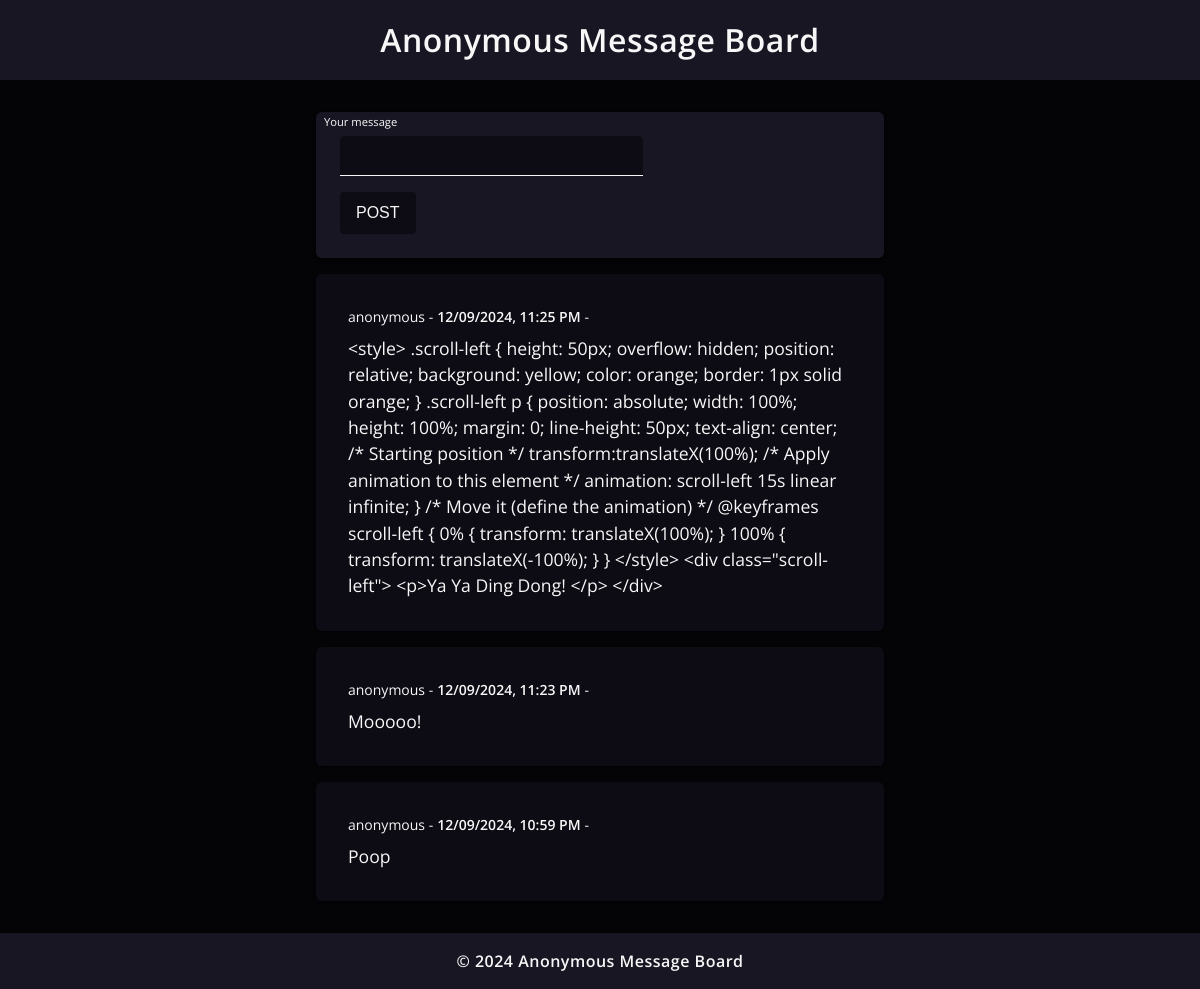
Screenshot of /lightspeed with the database file from the repository.
### tables this page shows
CREATE TABLE comments (
            id INTEGER PRIMARY KEY AUTOINCREMENT,
            room TEXT NOT NULL,
            message TEXT NOT NULL,
            timestamp TEXT NOT NULL
        );

### main.py (the view)
@app.get("/{room}", response_class=HTMLResponse)
async def index(request: Request, room: str, page: int = 1):
    comments, total_pages, current_page = get_comments(room, page)
    return templates.TemplateResponse(
        "index.html",
        {
            "request": request,
            "comments": comments,
            "current_page": current_page,
            "total_pages": total_pages,
            "csrf_token": CSRF_TOKEN,
            "room": room,
        },
    )

### templates/index.html (shortened to what this page needs)
{% extends "base.html" %} {% block content %}
<div class="container">
  <div class="post-form">
    <form
      hx-post="/{{ room }}/post-comment"
      hx-target="#comment-list"
      hx-swap="innerHTML"
    >
      <label for="message-input" class="label">Your message</label>
      <input
        type="text"
        id="message-input"
        name="message"
        class="input"
        required
      />
      <button type="submit">Post</button>
    </form>
  </div>
  <div id="comment-list">{% include "_comments.html" %}</div>
</div>
{% endblock %}

### templates/_comments.html (shortened to what this page needs)
<div class="comments-container">
  {% for comment in comments %}
  <div class="comment-item">
    <div class="comment-header">
      anonymous -
      <time
        class="comment-time"
        datetime="{{ comment.timestamp.isoformat() }}"
        title="UTC time: {{ comment.timestamp.isoformat() }}"
      >
      </time>
      -
    </div>
    <div class="comment-body">{{ comment.message | e }}</div>
  </div>
  {% else %}
  <p>No comments yet. Be the first to post!</p>
  {% endfor %}
</div>

### static/css/styles.css (style rules this page uses)
* { box-sizing: border-box; }
html, body { margin: 0; padding: 0; background: #040406; color: #f7f7f8; font-family: "Open Sans", sans-serif; overflow-x: hidden; }
body { display: flex; flex-direction: column; min-height: 100vh; line-height: 1.5; }
.container { max-width: 600px; width: 100%; margin: 2rem auto; padding: 0 1rem; }
.post-form { display: flex; flex-direction: column; align-items: flex-start; background: #181622; padding: 1.5rem; border-radius: 6px; box-shadow: 0 2px 4px rgba(0, 0, 0, 0.4); position: relative; }
.post-form .input { border: none; width: 100%; background-color: #0d0c14; padding: 0.8rem 0.5rem 0.5rem 0.5rem; border-top-left-radius: 5px; border-top-right-radius: 5px; border-bottom: 1.5px solid #f7f7f8; color: #f7f7f8; font-size: 1rem; transition: background-color 0.3s ease, border-color 0.3s ease; }
.post-form .label { position: absolute; top: 0.1rem; left: 0.5rem; font-size: 0.7rem; color: #f7f7f8; pointer-events: none; transition: all 0.3s ease; }
.post-form button { margin-top: 1rem; padding: 0.75rem 1rem; background: #0d0c14; border: none; border-radius: 4px; color: #f7f7f8; cursor: pointer; font-size: 1rem; font-weight: 500; text-transform: uppercase; transition: background 0.3s, box-shadow 0.3s, color 0.3s; }
.comments-container { margin-top: 1rem; display: flex; flex-direction: column; gap: 1rem; }
.comment-item { background: #0d0c14; padding: 2rem; border-radius: 6px; transition: background 0.3s, transform 0.3s; box-shadow: 0 1px 2px rgba(0, 0, 0, 0.4); }
.comment-header { font-size: 0.875rem; color: #f7f7f8; margin-bottom: 0.5rem; word-break: break-word; display: flex; align-items: center; gap: 0.25rem; }
.comment-header time { font-weight: 600; color: #f7f7f8; }
.comment-body { font-size: 1.1rem; color: #f7f7f8; word-break: break-word; }

### rows the page displays
comments: message "<style> .scroll-left { height: 50px; overflow: hidden; position: relative; background: yellow; color: orange; border: 1px solid orange; } .scroll-left p { position: absolute; width: 100%; height: 100%; margin: 0; line-height: 50px; text-align: center; /* Starting position */ transform:translateX(100%); /* Apply animation to this element */ animation: scroll-left 15s linear infinite; } /* Move it (define the animation) */ @keyframes scroll-left { 0% { transform: translateX(100%); } 100% { transform: translateX(-100%); } } </style> <div class=\"scroll-left\"> <p>Ya Ya Ding Dong! </p> </div>"
comments: message "Mooooo!"
comments: message "Poop"
